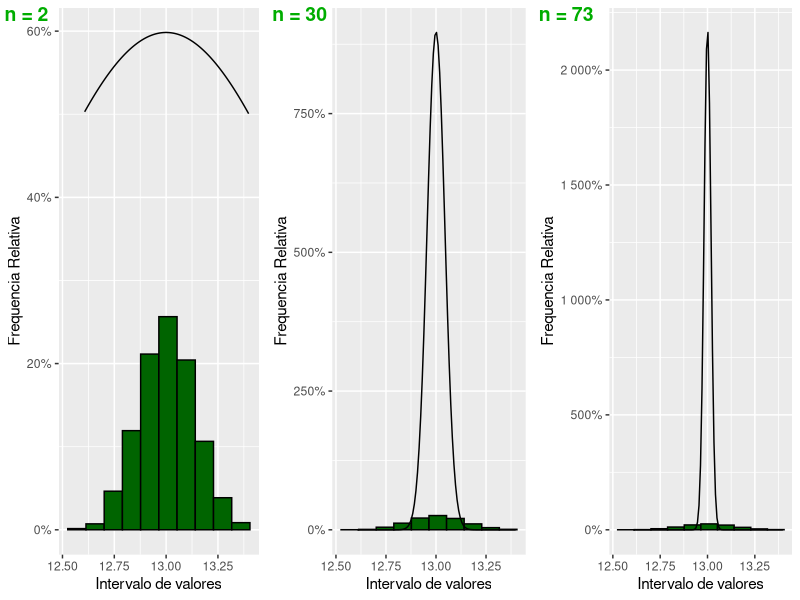

Source code (R):
library(tidyverse)
library(ggpubr)

#Dados iniciais
nAmostras <- 1400
expSeed <- 1788
dimVector <- c(2,30,73)
limMin <- 11
limMax <- 15

#Alocação
mMedia <- data.frame(matrix(0,nAmostras,length(dimVector)))
mValVar <- matrix(0,1,length(dimVector))
x <- seq(from = limMin,to = limMax,len = nAmostras/2)

#Cálculos intemédios
valEsp <- ((limMax+limMin)/2) #Valor esperado
valVar <- (((limMax-limMin)^2)/12)

i <- 0
for (dim in dimVector) {
  i <- i + 1
  #Gerar Amostra
  set.seed(seed = expSeed)
  amostra <- replicate(nAmostras, runif(n = dim, min = limMin, max = limMax))
  mMedia[,i] <- apply(amostra,2,mean)
  mValVar[i] <- (valVar/dim)
}

for (i in 1:length(dimVector)){
  graf <- ggplot(mMedia, aes(x = mMedia[,i])) +
    geom_histogram(aes(y = after_stat(count / sum(count))), bins = 10, color="black", fill="darkgreen") +
    scale_y_continuous(labels = scales::percent)+
    stat_function(fun = dnorm, args = list(mean = valEsp,sd = mValVar[i]))+
    labs(x = 'Intervalo de valores',y = 'Frequencia Relativa')

  toDisc <- paste0("graf", i)
  assign(toDisc,graf)
}
histGraf <- ggarrange(graf1,graf2,graf3,ncol = 3,labels = c('n = 2','n = 30','n = 73'),hjust = -0.1,
          font.label = list(size = 14, face = "bold", color ="#00ad00"))
histGraf
#Para meter um titulo no graf usar:
#annotate_figure(histGraf, top = text_grob("Histograma da frequência relativa da média de X e distribuição normal",
                                          #color = "red", face = "bold", size = 14))
